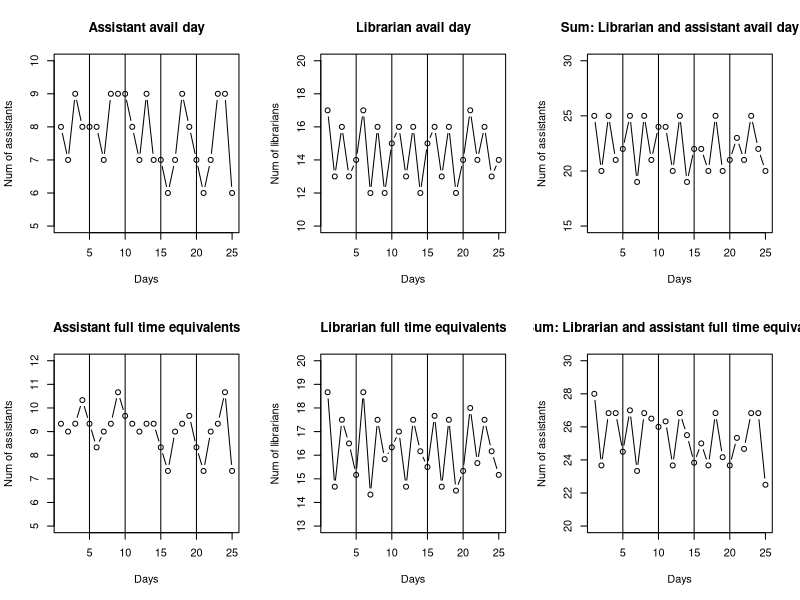

Reproduce this figure in R.
res <- read.csv("statfile.csv", header=TRUE, sep=",")
x11()
par(mfrow=c(2,3))
plot(res[,1], res[,2], xlab = "Days", ylab="Num of assistants",type="b", main="Assistant avail day", ylim=c(5,10))
abline(h=0,v=5)
abline(h=0,v=10)
abline(h=0,v=15)
abline(h=0,v=20)
plot(res[,1], res[,3], xlab = "Days", ylab="Num of librarians", type="b", main="Librarian avail day", ylim=c(10,20))
abline(h=0,v=5)
abline(h=0,v=10)
abline(h=0,v=15)
abline(h=0,v=20)
plot(res[,1], res[,2] + res[,3], xlab = "Days", ylab="Num of assistants",type="b", main="Sum: Librarian and assistant avail day", ylim=c(15,30))
abline(h=0,v=5)
abline(h=0,v=10)
abline(h=0,v=15)
abline(h=0,v=20)
plot(res[,1], res[,4], xlab = "Days", ylab="Num of assistants", type="b", main="Assistant full time equivalents", ylim=c(5,12))
abline(h=0,v=5)
abline(h=0,v=10)
abline(h=0,v=15)
abline(h=0,v=20)
plot(res[,1], res[,5], xlab = "Days", ylab="Num of librarians", type="b", main="Librarian full time equivalents", ylim=c(13,20))
abline(h=0,v=5)
abline(h=0,v=10)
abline(h=0,v=15)
abline(h=0,v=20)
plot(res[,1], res[,4] + res[,5], xlab = "Days", ylab="Num of assistants",type="b", main="Sum: Librarian and assistant full time equivalents", ylim=c(20,30))
abline(h=0,v=5)
abline(h=0,v=10)
abline(h=0,v=15)
abline(h=0,v=20)
